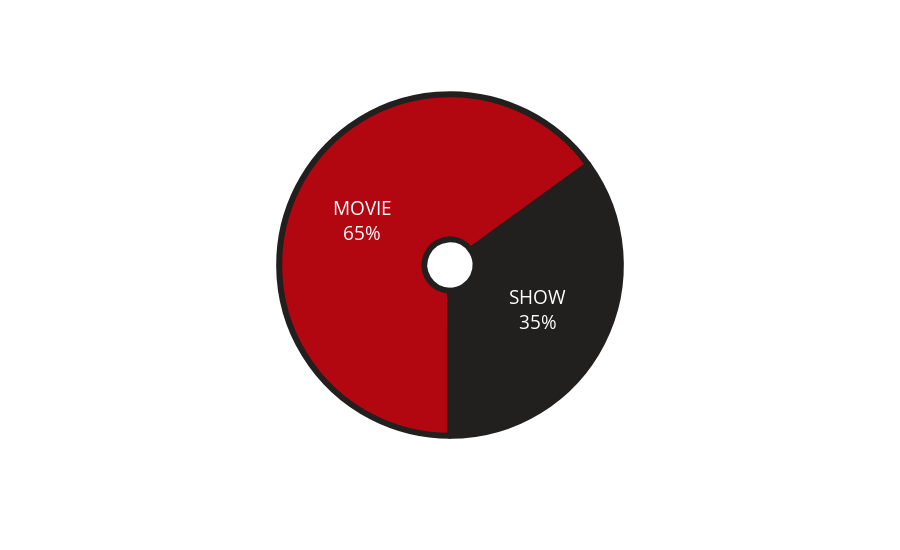

Notebook cell for this chart:
### Code cell
chart = px.pie(mf_ratio, names="type",
               values="percent",
               labels={"type"},
               hole=0.15,
               color_discrete_sequence=[RED, BROWN],
               height=550,
               )
chart.update_traces(textposition='inside',
                    textinfo='percent+label',
                    marker=dict(line=dict(color=BROWN, width=6)),
                    pull=[0, 0, 0.2, 0],
                    rotation=180, )

chart.update_layout(
    showlegend=False,
    # font_family="Courier New",
    # font_color="white",
    font_size=19,
    # title_font_family="Times New Roman",
    # title_font_color="red",
    # legend_title_font_color="green"
)

### Figure 1 — Plotly figure (JSON) as saved in the notebook; plotly's stock layout.template omitted (floating-point values rounded to 4 significant figures)
{"data": [{"domain": {"x": [0.0, 1.0], "y": [0.0, 1.0]}, "hole": 0.15, "hovertemplate": "type=%{label}<br>percent=%{value}<extra></extra>", "labels": ["MOVIE", "SHOW"], "legendgroup": "", "name": "", "showlegend": true, "values": [0.65, 0.35], "type": "pie", "marker": {"line": {"color": "#221f1f", "width": 6}}, "pull": [0, 0, 0.2, 0], "rotation": 180, "textinfo": "percent+label", "textposition": "inside"}], "layout": {"legend": {"tracegroupgap": 0}, "margin": {"t": 60}, "piecolorway": ["#b20710", "#221f1f"], "height": 550, "font": {"size": 19}, "showlegend": false}}
